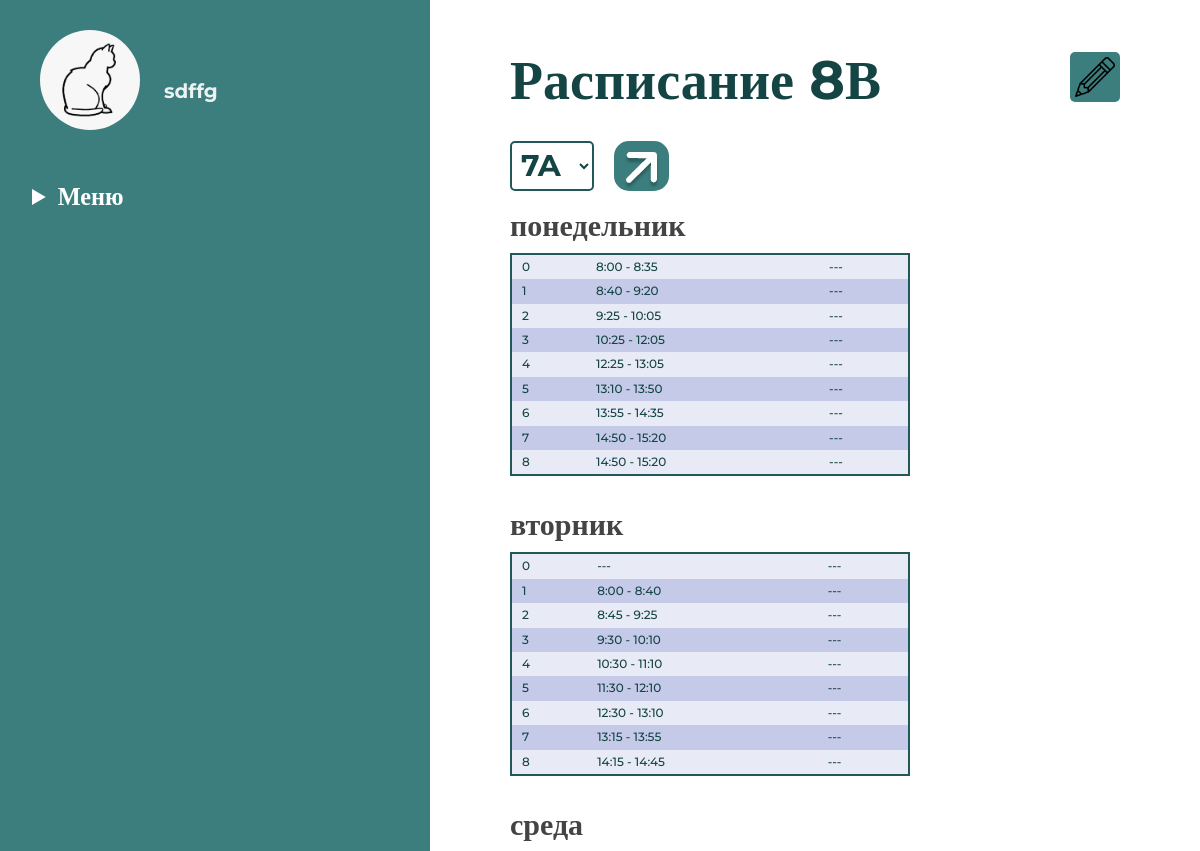
Page /timetable (signed in, upper part) on the earlier database version.
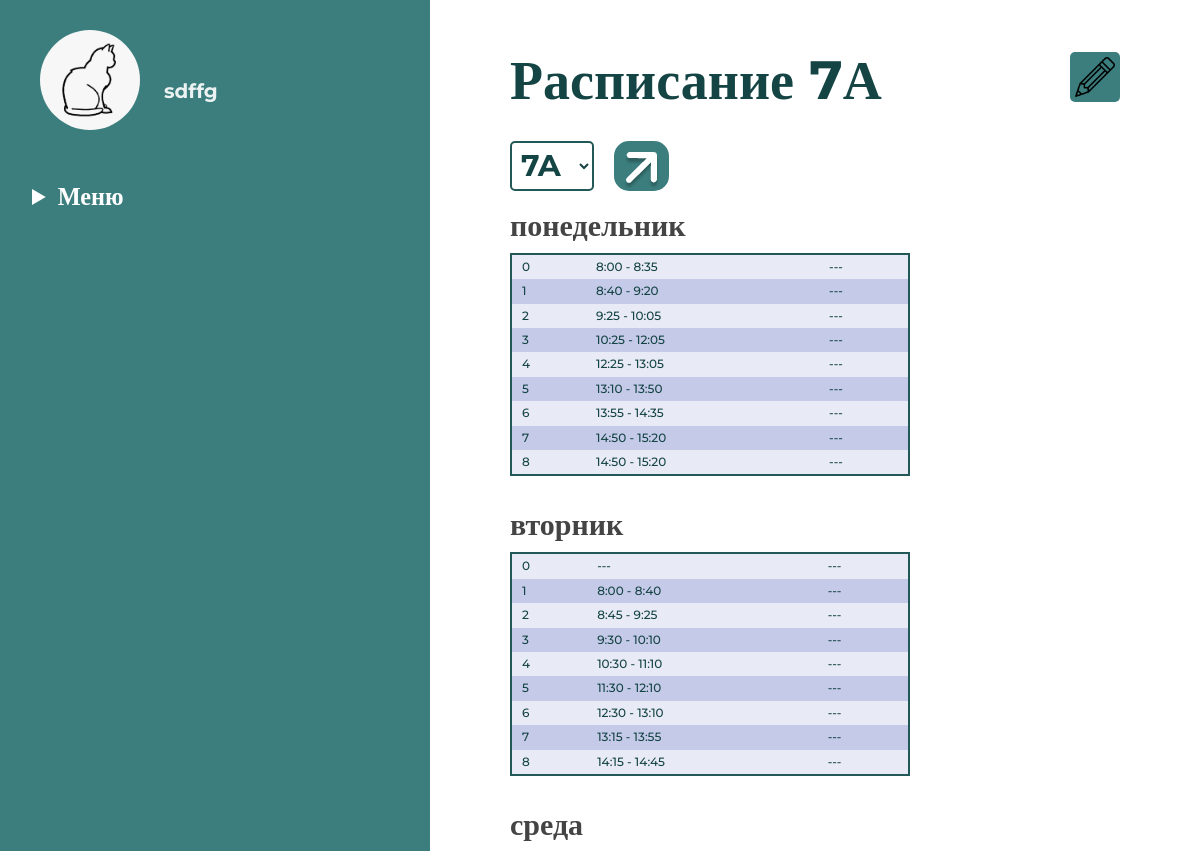
Same page on the later database version.
### data/user.py (models this page shows, shortened)
class User(SqlAlchemyBase, UserMixin):
    __tablename__ = 'user'
    id = sqlalchemy.Column(sqlalchemy.Integer,
                           primary_key=True, autoincrement=True)
    name = sqlalchemy.Column(sqlalchemy.String, nullable=True)
    email = sqlalchemy.Column(sqlalchemy.String,
                              index=True, unique=True, nullable=True)
    hashed_password = sqlalchemy.Column(sqlalchemy.String, nullable=True)
    publications = sqlalchemy.Column(sqlalchemy.String, nullable=True)
    friends = sqlalchemy.Column(sqlalchemy.String, nullable=True)
    potential_friends = sqlalchemy.Column(sqlalchemy.String, nullable=True)
    photo = sqlalchemy.Column(sqlalchemy.String)
    messages = sqlalchemy.Column(sqlalchemy.String)
    messages_bad = sqlalchemy.Column(sqlalchemy.String)
    form = sqlalchemy.Column(sqlalchemy.String)
    role = sqlalchemy.Column(sqlalchemy.Integer)
    chats = sqlalchemy.Column(sqlalchemy.String)
    idstr = sqlalchemy.Column(sqlalchemy.String)
    current_form = sqlalchemy.Column(sqlalchemy.String)

### main.py (the view, shortened to what this page needs)
@app.route('/timetable', methods=['GET', 'POST'])
def timetable():
    form = ChooseForm()
    data = db_sess.query(Timetable).filter(Timetable.form == current_user.current_form).all()
    data = sorted(data, key=lambda a: a.day)
    data = list(map(lambda a: a.lessons.split(','), data))
    days = ['понедельник', 'вторник', 'среда', 'четверг', 'пятница']
    nums = range(9)
    for i in range(5):
        data[i] = (days[i], data[i])
    return render_template('timetable.html', title='Расписание', data=data, nums=nums, time1=TIME1, time2=TIME2,
                           colors=COLORS, form=form)

### forms/chooseform.py
class ChooseForm(FlaskForm):
    form = SelectField('Класс',
                       choices=[(0, '7A'), (1, '7Б'), (2, '7В'), (3, '7Г'), (4, '8A'), (5, '8Б'), (6, '8В'), (7, '8Г'),
                                (8, '9A'), (9, '9Б'), (10, '9В'), (11, '9Г'), (12, '10A'), (13, '10Б'), (14, '10В'),
                                (15, '10Г'), (16, '11A'), (17, '11Б'), (18, '11В'), (19, '11Г')], validators=[DataRequired()])
    submit = SubmitField('Вывести расписание')

### data/db_session.py (called while the page is built)
def create_session() -> Session:
    global __factory
    return __factory()

### main.py (called while the page is built)
@login_manager.user_loader
def load_teacher(user_id):
    db_sess = db_session.create_session()
    return db_sess.query(User).get(user_id)

### templates/timetable.html (shortened to what this page needs)
<!DOCTYPE html>
<html lang="en">
<head>
    <link rel="stylesheet" href="/static/css/timetable_style/timetable_style.css">
</head>
<body>
    <div class="site">
        <div class="site_left">
            <div class="profile">
                <div class="profile__img-wrapper">
                    <img src="/static/profile_photos/{{current_user.photo}}" alt="" class="profile__img">
                </div>
                <a href="/profile" class="profile__name" display="block">{{current_user.name}}</a>
            </div>
            <nav class="menu">
                <details class="menu__deatils-block">
                    <summary class="menu__title">Меню</summary>
                </details>
            </nav>
        </div>
        <div class="site_right">
            <div class="timetable">
                <h2 class="timetable__heading">Расписание {{current_user.current_form}}</h2>
                <div class="timetable__content">
                    {% if current_user.role == 2 %}
                    <a class="timetable__action-fix" href="refactor_timetable">
                        <img src="/static/img/pencil.png" title="pencil icons"></img>
                    </a>
                    <form class="timetable__action" action="" method="post">
                        <div class="timetable__action-wrapper">
                            {{ form.form(class="timetable__action-select", type="email") }}
                            <button class="timetable__action-button">
                                <img src="/static/img/arrow_button.png" alt="">
                            </button>
                        </div>
                    </form>
                    {% endif %}
                    <div class="timetable__block-wrapper">
                        {% for item in data %}
                        <div class="timetable__block">
                            <h2 class="timetable__heading timetable__heading_second">{{item[0]}}</h2>
                            <table class="timetable__table" border="2" width="20%" align="center">
                                {% for ind in nums %}
                                <tr bgcolor="{{colors[ind % 2]}}">
                                    <td>{{ind}}</td>
                                    {% if item[0] == 'понедельник' or item[0] == 'четверг' %}
                                    <td>{{time1[ind]}}</td>
                                    {% else %}
                                    <td>{{time2[ind]}}</td>
                                    {% endif %}
                                    {% if item[1][ind] %}
                                    <td>{{item[1][ind]}}</td>
                                    {% else %}
                                    <td>---</td>
                                    {% endif %}
                                </tr>
                                {% endfor %}
                            </table>
                        </div>
                        {% endfor %}
                    </div>
                </div>
            </div>
        </div>
    </div>
</body>
</html>

Differences in the rows shown:
changed User "sdffg": current_form "8В" → "7А"
